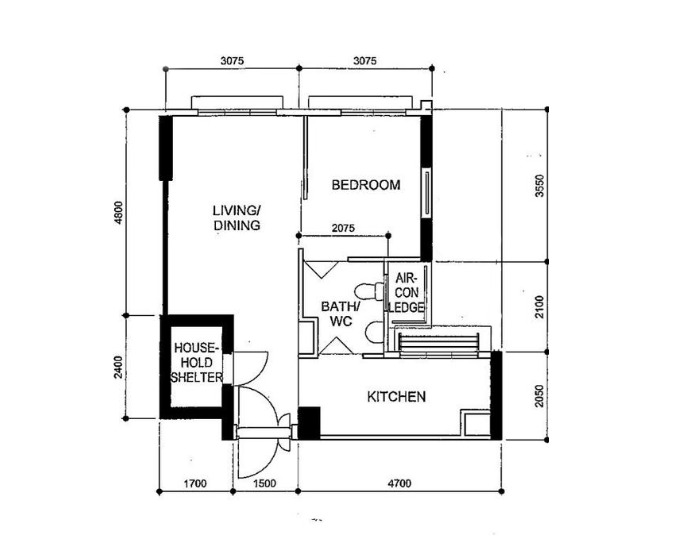
#> input picture sample/raw/image-1.jpg, 676 x 536 px
$ python mask_to_shape.py ../sample/raw/image-1.jpg out.png
#> lines starting #> are read from the running program, lines starting #| are printed output that depends on the picture; after the words box and inside, x2 and y2 are one past the last pixel; in counts of white or black regions, pixels touching at a corner belong together
"""
mask_to_shape.py — Convert binary wall mask to polygon shapes for Three.js ExtrudeGeometry.

Instead of skeleton → Hough line detection (which misses corners / creates gaps),
this module extracts exact wall contours via cv2.findContours and returns them as
2D polygon data. Three.js extrudes these polygons to create solid 3D walls.

Two pre-processing steps fix the common ML mask artifacts:
  1. MORPH_CLOSE  — fills small gaps/breaks at wall junctions and corners
  2. Gaussian blur + re-threshold — smooths staircase pixel edges on diagonals

Usage:
    from wallgraph.mask_to_shape import extract_wall_shapes
    data = extract_wall_shapes("output/wall_mask_image-3.png")
    # {"type": "shape", "shapes": [...], "image_size": [w, h]}
"""

from __future__ import annotations

import json
from pathlib import Path

import cv2
import numpy as np


def _preprocess_mask(
    binary: np.ndarray,
    close_px: int,
    smooth_blur: int,
    dilate_px: int,
) -> np.ndarray:
    """
    Clean binary mask before contour extraction.

    Steps (in order):
      1. MORPH_CLOSE  — dilate then erode to fill corner/junction gaps
      2. Gaussian blur + re-threshold — smooth staircase pixel edges
      3. Optional extra dilation — expand wall width slightly for micro-gap fill
    """
    result = binary.copy()

    # 1. Morphological closing: closes breaks at wall junctions/corners.
    #    Kernel size close_px*2+1 fills gaps up to close_px pixels wide.
    if close_px > 0:
        k = close_px * 2 + 1
        kernel = cv2.getStructuringElement(cv2.MORPH_ELLIPSE, (k, k))
        result = cv2.morphologyEx(result, cv2.MORPH_CLOSE, kernel, iterations=2)

    # 2. Gaussian blur + re-threshold: anti-aliases the jagged pixel boundary.
    #    Blur spreads the edge over several pixels → after thresholding at 127
    #    the boundary falls at the smooth midpoint → far fewer staircase steps.
    if smooth_blur > 0:
        blur_k = smooth_blur * 2 + 1  # must be odd
        blurred = cv2.GaussianBlur(result, (blur_k, blur_k), 0)
        _, result = cv2.threshold(blurred, 127, 255, cv2.THRESH_BINARY)

    # 3. Optional extra dilation (dilate_px) — additional wall-width expansion.
    if dilate_px > 0:
        k = dilate_px * 2 + 1
        kernel = cv2.getStructuringElement(cv2.MORPH_RECT, (k, k))
        result = cv2.dilate(result, kernel, iterations=1)

    return result


def _collapse_staircases(
    pts: list[list[float]],
    max_step_px: float = 8.0,
) -> list[list[float]]:
    """
    Collapse staircase H-V-H or V-H-V patterns into straight segments.

    After H/V snapping, ML mask noise produces alternating H-V edges where
    the minor-direction displacement is tiny (staircase effect). This function
    detects those patterns and collapses them:

      H→small_V→H  (step < max_step_px) → single H at median Y
      V→small_H→V  (step < max_step_px) → single V at median X

    Multiple passes iterate until no more collapses are possible.
    """
    for _ in range(16):
        n = len(pts)
        if n < 4:
            break

        # Classify each edge as 'h' or 'v'
        etypes: list[str] = []
        for i in range(n):
            j = (i + 1) % n
            dx = abs(pts[j][0] - pts[i][0])
            dy = abs(pts[j][1] - pts[i][1])
            etypes.append('h' if dx >= dy else 'v')

        keep = [True] * n
        changed = False

        for i in range(n):
            if not keep[i]:
                continue
            i1 = (i + 1) % n
            i2 = (i + 2) % n
            if not keep[i1]:
                continue

            p0, p1, p2 = pts[i], pts[i1], pts[i2]
            e0, e1 = etypes[i], etypes[i1]

            # H → small_V → next_H: collapse p1, snap p2.y = p0.y
            if e0 == 'h' and e1 == 'v' and etypes[i2] == 'h':
                if abs(p2[1] - p1[1]) < max_step_px:
                    keep[i1] = False
                    pts[i2] = [pts[i2][0], p0[1]]
                    changed = True
                    continue

            # V → small_H → next_V: collapse p1, snap p2.x = p0.x
            if e0 == 'v' and e1 == 'h' and etypes[i2] == 'v':
                if abs(p2[0] - p1[0]) < max_step_px:
                    keep[i1] = False
                    pts[i2] = [p0[0], pts[i2][1]]
                    changed = True
                    continue

        pts = [p for p, k in zip(pts, keep) if k]
        if not changed:
            break

    return pts if len(pts) >= 3 else pts


def _merge_coaxial(pts: list[list[float]], tol: float = 1.0) -> list[list[float]]:
    """
    Remove redundant coaxial vertices after H/V snapping.

    If three consecutive vertices A→B→C lie on the same horizontal or vertical
    line (A.y == B.y == C.y, or A.x == B.x == C.x), then B is redundant and
    is removed. Multiple passes collapse long collinear chains.
    """
    for _ in range(8):
        n = len(pts)
        if n < 4:
            break
        new_pts: list[list[float]] = []
        changed = False
        for i in range(n):
            prev = pts[(i - 1) % n]
            curr = pts[i]
            nxt  = pts[(i + 1) % n]
            same_y = abs(prev[1] - curr[1]) < tol and abs(curr[1] - nxt[1]) < tol
            same_x = abs(prev[0] - curr[0]) < tol and abs(curr[0] - nxt[0]) < tol
            if same_y or same_x:
                changed = True  # collinear, remove curr
            else:
                new_pts.append(curr)
        pts = new_pts
        if not changed:
            break
    return pts if len(pts) >= 3 else pts


# [56 lines left out: function _remove_hv_notches, not called in this run]


def _straighten_hv_runs(
    pts: list[list[float]],
    angle_tol_deg: float = 25.0,
) -> list[list[float]]:
    """
    Straighten consecutive near-H/V edges into perfectly straight wall runs.

    Unlike per-edge snapping (_snap_to_axis), this groups consecutive edges
    that all point in the same approximate direction (H or V) into a "wall
    run". All vertices in a run are then set to the SAME median coordinate
    (median Y for H runs, median X for V runs). This avoids the vertex-conflict
    issue of per-edge snapping where the same vertex is modified by two
    different adjacent edge snaps, creating diagonal artifacts.

    Real 45° edges and junctions (short diagonal transition vertices between
    H and V runs) are left untouched — they naturally snap to the adjacent
    run's coordinate via _merge_coaxial afterward.

    angle_tol_deg : classify edge as H if within this many degrees of
                    horizontal, V if within this many degrees of vertical.
                    Default 25° handles ML mask noise well. True 45° diagonals
                    (> 45° from both axes) are left as-is.
    """
    n = len(pts)
    if n < 3:
        return pts

    tol = np.tan(np.radians(angle_tol_deg))

    def edge_type(i: int, p: list[list[float]]) -> str:
        j = (i + 1) % len(p)
        dx = p[j][0] - p[i][0]
        dy = p[j][1] - p[i][1]
        length = np.hypot(dx, dy)
        if length < 1e-6:
            return "h"
        if abs(dy / length) < tol:
            return "h"
        if abs(dx / length) < tol:
            return "v"
        return "d"

    # Compute all edge types once
    types = [edge_type(i, pts) for i in range(n)]

    # Find index of first diagonal (or 0) to start run detection cleanly
    start = 0
    for k in range(n):
        if types[k] == "d":
            start = (k + 1) % n
            break

    out = [list(p) for p in pts]
    visited = [False] * n

    for offset in range(n):
        ei = (start + offset) % n
        if visited[ei]:
            continue
        if types[ei] == "d":
            visited[ei] = True
            continue

        # Collect maximal run of same axis type
        rtype = types[ei]
        run: list[int] = []
        k = ei
        while not visited[k] and types[k] == rtype:
            run.append(k)
            visited[k] = True
            k = (k + 1) % n
            if k == ei:
                break  # full circle (all-H or all-V polygon)

        # Gather unique vertex indices in this run
        seen: set[int] = set()
        verts: list[int] = []
        for e in run:
            for v in (e, (e + 1) % n):
                if v not in seen:
                    seen.add(v)
                    verts.append(v)

        # Compute median coordinate and apply
        if rtype == "h":
            coords = [out[v][1] for v in verts]
            med = sorted(coords)[len(coords) // 2]
            for v in verts:
                out[v][1] = med
        else:
            coords = [out[v][0] for v in verts]
            med = sorted(coords)[len(coords) // 2]
            for v in verts:
                out[v][0] = med

    return out


# [33 lines left out: functions _skeletonize, _normalize_thickness, not called in this run]


def extract_wall_shapes(
    mask_path: str,
    epsilon: float = 4.0,
    min_area: int = 300,
    close_px: int = 5,
    smooth_blur: int = 3,
    dilate_px: int = 0,
    snap_axes: bool = True,
    snap_tol_deg: float = 8.0,
    uniform_thickness: int = 0,
    min_extent: int = 0,
    notch_depth: float = 0.0,
    # Opening detection
    detect_openings: bool = False,
    door_mask_path: str | None = None,
    window_mask_path: str | None = None,
) -> dict:
    """
    Extract wall polygon shapes from a binary wall mask.

    Parameters
    ----------
    mask_path : str
        Path to binary mask PNG (white=wall, black=empty).
    epsilon : float
        Douglas-Peucker polygon simplification (px).
        Larger = fewer vertices = straighter walls. Default 4.0.
        Try 6-10 for very clean output; 2-3 for maximum accuracy.
    min_area : int
        Minimum contour area (px²) — filters noise / tiny artifacts.
    close_px : int
        Morphological closing kernel radius (px). Closes gaps at wall
        corners and T-junctions. Default 5. Set 0 to disable.
    smooth_blur : int
        Gaussian blur radius for edge smoothing before contour extraction.
        Eliminates staircase pixel steps on diagonal edges. Default 3.
        Set 0 to disable.
    dilate_px : int
        Extra dilation after closing/blur (px). Default 0 (disabled).
    snap_axes : bool
        Snap near-H/V edges to exact horizontal/vertical. Default True.
    snap_tol_deg : float
        Angle tolerance for axis snapping (degrees). Default 8.
    uniform_thickness : int
        If > 0, normalize all walls to this half-thickness (px) by:
        skeletonizing the mask → re-dilating by uniform_thickness.
        Fixes uneven ML mask wall widths. Default 0 (disabled).
        Typical value: 8 (→ 16px = ~15cm walls at 1px≈1cm scale).
    min_extent : int
        Minimum size of the longer side of the contour bounding box (px).
        Filters small blobby noise (door stubs, furniture fragments) while
        keeping long thin walls. Default 0 (disabled).
        Typical value: 40-60px to remove small isolated fragments.
    notch_depth : float
        Max perpendicular excursion (px) for H/V notch removal. Removes
        rectangular bump patterns (H→V→H or V→H→V that RETURN to same axis)
        where deviation < notch_depth. Safe: real 90° corners never return
        to same axis so are never removed. Default 0 (disabled).
        Typical: 10-20px for window notch / mask roughness cleanup.

    detect_openings : bool
        If True, run geometric door/window detection from wall mask gaps.
        Uses the original mask (before closing) to find openings.
    door_mask_path : str | None
        Path to dedicated door mask PNG from ML API (overrides geometric detection).
    window_mask_path : str | None
        Path to dedicated window mask PNG from ML API (overrides geometric detection).

    Returns
    -------
    dict with keys:
        type       : "shape"
        shapes     : list of {outer: [[x,y],...], holes: [[[x,y],...],...]}
        doors      : list of door openings (present if detect_openings or door_mask_path)
        windows    : list of window openings (present if detect_openings or window_mask_path)
        image_size : [width, height]
    """
#> called with mask_path = '../sample/raw/image-1.jpg', epsilon = 4, min_area = 300, close_px = 5, smooth_blur = 3, dilate_px = 0, snap_axes = True, snap_tol_deg = 8
    mask = cv2.imread(str(mask_path), cv2.IMREAD_GRAYSCALE)
#> mask is the input picture: shape (536, 676); min 0, max 255, mean 240.7
    if mask is None:
        raise FileNotFoundError(f"Cannot load mask: {mask_path}")

    _, binary = cv2.threshold(mask, 127, 255, cv2.THRESH_BINARY)
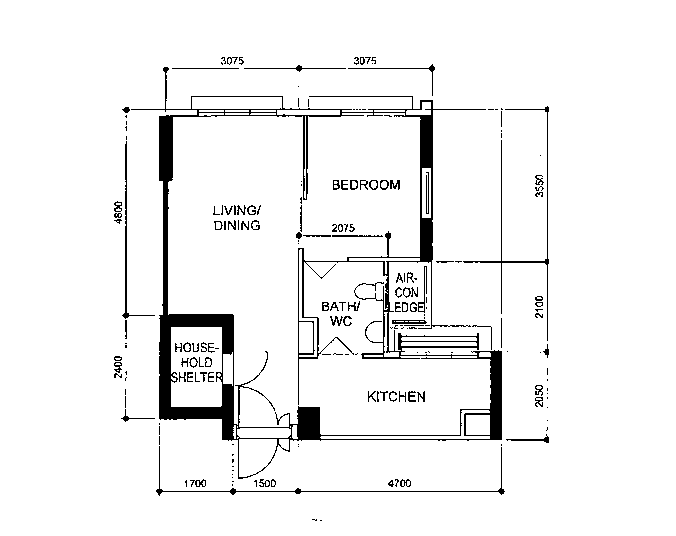
#> binary: shape (536, 676); 94.7% white; 194 black regions (102 under 20 px), largest, box (x1, y1, x2, y2) and area: (131, 67, 502, 479) 13519, (463, 106, 549, 341) 637, (156, 446, 505, 496) 527
    h, w = mask.shape
#> h = 536; w = 676

    # Pre-process: close gaps, smooth edges
    binary = _preprocess_mask(binary, close_px=close_px, smooth_blur=smooth_blur, dilate_px=dilate_px)
#> in _preprocess_mask, `result = cv2.morphologyEx(result, cv2.MORPH_CLOSE, kernel, iterations=2)`:
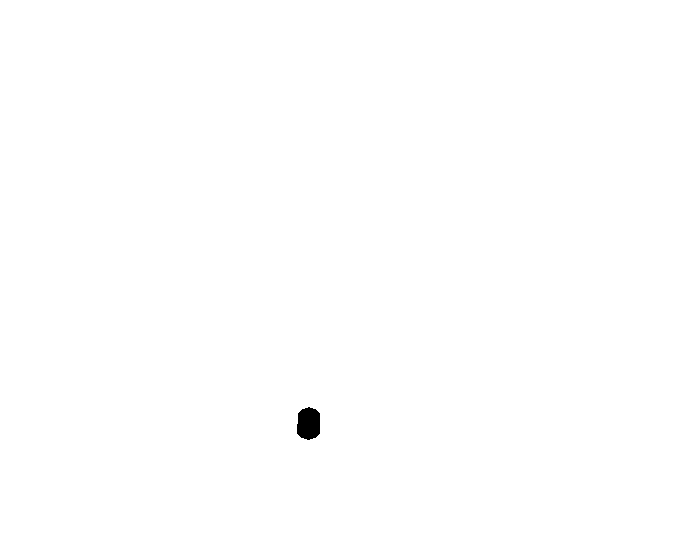
#> result: shape (536, 676); 99.8% white; 1 black region, box (x1, y1, x2, y2) and area: (297, 407, 320, 440) 634
#> in _preprocess_mask, `_, result = cv2.threshold(blurred, 127, 255, cv2.THRESH_BINARY)`: result: shape (536, 676); 99.8% white; 1 black region

    # Optional: normalize wall thickness (skeleton → uniform re-dilation)
    if uniform_thickness > 0:
        binary = _normalize_thickness(binary, half_px=uniform_thickness)

    # RETR_CCOMP: 2-level hierarchy
    #   Level 0: outer boundary of white (wall) regions
    #   Level 1: inner holes (black room interiors)
    contours, hierarchy = cv2.findContours(binary, cv2.RETR_CCOMP, cv2.CHAIN_APPROX_SIMPLE)
#> contours = 2 contours; box (x1, y1, x2, y2) and area: (0, 0, 676, 536) 361125, (296, 407, 321, 441) 674

    if hierarchy is None or len(contours) == 0:
        return {"type": "shape", "shapes": [], "image_size": [w, h]}

    hier = hierarchy[0]  # shape (N, 4): [next_sib, prev_sib, first_child, parent]
    shapes: list[dict] = []

    def simplify(cnt: np.ndarray) -> list[list[float]]:
        approx = cv2.approxPolyDP(cnt, epsilon, True)
        pts: list[list[float]] = approx.reshape(-1, 2).tolist()
        if snap_axes and len(pts) >= 3:
            for _ in range(3):  # 3 passes: each pass collapses junction artifacts created by the previous
                pts = _straighten_hv_runs(pts, angle_tol_deg=snap_tol_deg)
                if len(pts) >= 4:
                    pts = _merge_coaxial(pts)
                if len(pts) < 3:
                    break
            # Collapse staircase H-V-H / V-H-V noise patterns
            if len(pts) >= 4:
                pts = _collapse_staircases(pts, max_step_px=8.0)
                pts = _merge_coaxial(pts)
            # Remove rectangular notches (window bumps, mask roughness)
            if notch_depth > 0 and len(pts) >= 5:
                pts = _remove_hv_notches(pts, max_depth=notch_depth)
                pts = _merge_coaxial(pts)
        return pts

    for i, cnt in enumerate(contours):
        # Only root contours (no parent → outer wall boundary)
        if hier[i][3] != -1:
            continue

        area = cv2.contourArea(cnt)
        if area < min_area:
            continue

        # min_extent: filter by bounding box longer side
        # Catches small blobby fragments (door stubs, furniture noise)
        # without removing long thin walls that have low area
        if min_extent > 0:
            _, _, bw, bh = cv2.boundingRect(cnt)
            if max(bw, bh) < min_extent:
                continue

        outer = simplify(cnt)
        if len(outer) < 3:
            continue

        # Collect room holes (direct children)
        holes: list[list[list[float]]] = []
        child_idx = hier[i][2]
        while child_idx != -1:
            child_cnt = contours[child_idx]
            if cv2.contourArea(child_cnt) >= min_area:
                hole_pts = simplify(child_cnt)
                if len(hole_pts) >= 3:
                    holes.append(hole_pts)
            child_idx = hier[child_idx][0]  # next sibling

        shapes.append({"outer": outer, "holes": holes})
#> this loop made 2 passes
#> area on pass 1: 361125
#> after the loop, shapes = 1 item

    result: dict = {"type": "shape", "shapes": shapes, "image_size": [w, h]}

    # ── Opening detection ──────────────────────────────────────────────────
    if door_mask_path or window_mask_path:
        from .opening_detector import detect_from_ml_masks
        doors, windows = detect_from_ml_masks(door_mask_path, window_mask_path)
        result["doors"]   = doors
        result["windows"] = windows
    elif detect_openings:
        from .opening_detector import detect_from_gap_scan
        doors, windows = detect_from_gap_scan(mask_path)
        result["doors"]   = doors
        result["windows"] = windows

    return result


def save_shapes(data: dict, out_path: str) -> None:
    """Save shape data to JSON file."""
    Path(out_path).write_text(json.dumps(data, indent=2))


if __name__ == "__main__":
    import sys

    if len(sys.argv) < 2:
        print("Usage: python -m wallgraph.mask_to_shape <mask.png> [out.json]")
        sys.exit(1)

    mask_path = sys.argv[1]
    out_path  = sys.argv[2] if len(sys.argv) > 2 else None

    data = extract_wall_shapes(mask_path)
#> data = 3 items
    n_shapes = len(data["shapes"])
#> n_shapes = 1
    n_holes  = sum(len(s["holes"]) for s in data["shapes"])
#> n_holes = 1
    print(f"Extracted {n_shapes} wall shape(s), {n_holes} room hole(s)")
#| Extracted 1 wall shape(s), 1 room hole(s)
    print(f"Image size: {data['image_size']}")
#| Image size: [676, 536]

    if out_path:
        save_shapes(data, out_path)
        print(f"Saved → {out_path}")
    else:
        print(json.dumps(data, indent=2))
